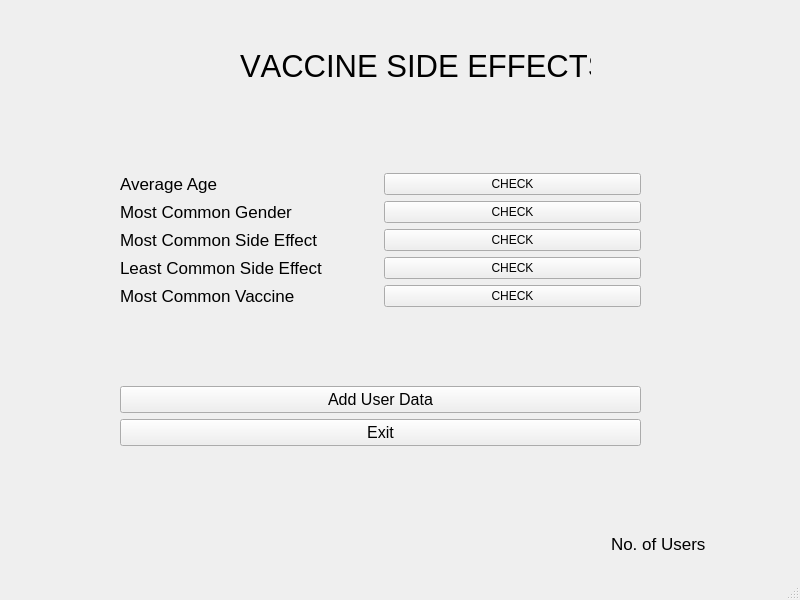
<?xml version="1.0" encoding="UTF-8"?>
<ui version="4.0">
 <class>MainWindow</class>
 <widget class="QMainWindow" name="MainWindow">
  <property name="geometry">
   <rect>
    <x>0</x>
    <y>0</y>
    <width>800</width>
    <height>600</height>
   </rect>
  </property>
  <property name="windowTitle">
   <string>MainWindow</string>
  </property>
  <widget class="QWidget" name="centralwidget">
   <widget class="QLabel" name="label">
    <property name="geometry">
     <rect>
      <x>240</x>
      <y>50</y>
      <width>351</width>
      <height>31</height>
     </rect>
    </property>
    <property name="font">
     <font>
      <pointsize>23</pointsize>
      <bold>false</bold>
      <underline>false</underline>
      <strikeout>false</strikeout>
      <kerning>false</kerning>
     </font>
    </property>
    <property name="frameShape">
     <enum>QFrame::NoFrame</enum>
    </property>
    <property name="text">
     <string>VACCINE SIDE EFFECTS</string>
    </property>
   </widget>
   <widget class="QWidget" name="layoutWidget">
    <property name="geometry">
     <rect>
      <x>120</x>
      <y>100</y>
      <width>521</width>
      <height>421</height>
     </rect>
    </property>
    <layout class="QGridLayout" name="gridLayout">
     <item row="0" column="0">
      <layout class="QVBoxLayout" name="verticalLayout_2">
       <item>
        <layout class="QVBoxLayout" name="verticalLayout">
         <item>
          <layout class="QHBoxLayout" name="horizontalLayout">
           <item>
            <widget class="QLabel" name="label_2">
             <property name="font">
              <font>
               <pointsize>13</pointsize>
              </font>
             </property>
             <property name="text">
              <string>Average Age</string>
             </property>
            </widget>
           </item>
           <item>
            <widget class="QPushButton" name="pushButton_check_age">
             <property name="text">
              <string>CHECK</string>
             </property>
            </widget>
           </item>
          </layout>
         </item>
         <item>
          <layout class="QHBoxLayout" name="horizontalLayout_2">
           <item>
            <widget class="QLabel" name="label_7">
             <property name="font">
              <font>
               <pointsize>13</pointsize>
              </font>
             </property>
             <property name="text">
              <string>Most Common Gender</string>
             </property>
            </widget>
           </item>
           <item>
            <widget class="QPushButton" name="pushButton_check_sex">
             <property name="text">
              <string>CHECK</string>
             </property>
            </widget>
           </item>
          </layout>
         </item>
         <item>
          <layout class="QHBoxLayout" name="horizontalLayout_3">
           <item>
            <widget class="QLabel" name="label_6">
             <property name="font">
              <font>
               <pointsize>13</pointsize>
              </font>
             </property>
             <property name="text">
              <string>Most Common Side Effect</string>
             </property>
            </widget>
           </item>
           <item>
            <widget class="QPushButton" name="pushButton_check_effect">
             <property name="text">
              <string>CHECK</string>
             </property>
            </widget>
           </item>
          </layout>
         </item>
         <item>
          <layout class="QHBoxLayout" name="horizontalLayout_4">
           <item>
            <widget class="QLabel" name="label_4">
             <property name="font">
              <font>
               <pointsize>13</pointsize>
              </font>
             </property>
             <property name="text">
              <string>Least Common Side Effect</string>
             </property>
            </widget>
           </item>
           <item>
            <widget class="QPushButton" name="pushButton_check_leastCommonEffect">
             <property name="text">
              <string>CHECK</string>
             </property>
            </widget>
           </item>
          </layout>
         </item>
         <item>
          <layout class="QHBoxLayout" name="horizontalLayout_5">
           <item>
            <widget class="QLabel" name="label_5">
             <property name="font">
              <font>
               <pointsize>13</pointsize>
              </font>
             </property>
             <property name="text">
              <string>Most Common Vaccine</string>
             </property>
            </widget>
           </item>
           <item>
            <widget class="QPushButton" name="pushButton_check_vaccine">
             <property name="text">
              <string>CHECK</string>
             </property>
            </widget>
           </item>
          </layout>
         </item>
        </layout>
       </item>
      </layout>
     </item>
     <item row="1" column="0">
      <layout class="QVBoxLayout" name="verticalLayout_3">
       <item>
        <widget class="QPushButton" name="pushButton_userdata">
         <property name="font">
          <font>
           <pointsize>12</pointsize>
          </font>
         </property>
         <property name="text">
          <string>Add User Data</string>
         </property>
        </widget>
       </item>
       <item>
        <widget class="QPushButton" name="pushButton">
         <property name="font">
          <font>
           <pointsize>12</pointsize>
          </font>
         </property>
         <property name="text">
          <string>Exit</string>
         </property>
        </widget>
       </item>
      </layout>
     </item>
    </layout>
   </widget>
   <widget class="QWidget" name="">
    <property name="geometry">
     <rect>
      <x>611</x>
      <y>530</y>
      <width>171</width>
      <height>27</height>
     </rect>
    </property>
    <layout class="QHBoxLayout" name="horizontalLayout_6">
     <item>
      <widget class="QLabel" name="label_3">
       <property name="font">
        <font>
         <pointsize>13</pointsize>
         <underline>false</underline>
        </font>
       </property>
       <property name="frameShape">
        <enum>QFrame::NoFrame</enum>
       </property>
       <property name="text">
        <string>No. of Users</string>
       </property>
      </widget>
     </item>
     <item>
      <widget class="QLabel" name="label_number">
       <property name="font">
        <font>
         <pointsize>13</pointsize>
         <underline>false</underline>
        </font>
       </property>
       <property name="text">
        <string/>
       </property>
      </widget>
     </item>
    </layout>
   </widget>
  </widget>
  <widget class="QMenuBar" name="menubar">
   <property name="geometry">
    <rect>
     <x>0</x>
     <y>0</y>
     <width>800</width>
     <height>22</height>
    </rect>
   </property>
  </widget>
  <widget class="QStatusBar" name="statusbar"/>
 </widget>
 <resources/>
 <connections/>
</ui>
